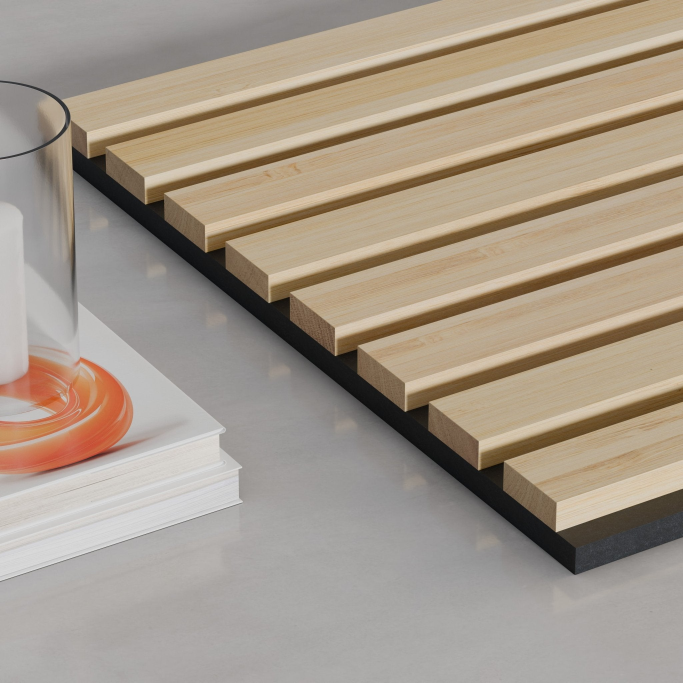
#> input picture data/items/slats-co-solid-bamboo-slats-natural-black-felt/image.jpg, 2048 x 2048 px, given in place of main.jpg, which was not available (shown at 1/3 size)
$ python texture.py
#> lines starting #> are read from the running program, lines starting #| are printed output that depends on the picture
from pathlib import Path
import json
import numpy as np
from PIL import Image, ImageDraw
from scipy.ndimage import gaussian_filter, map_coordinates

ROOT = Path(__file__).resolve().parent
W, H = 1024, 2048
SLATS = 8
FACE, GAP = 1.00, 0.51
RW, RH = SLATS * (FACE + GAP), 24.16
rng = np.random.default_rng(4127)


def noise(shape, sigma):
    a = gaussian_filter(rng.normal(size=shape), sigma, mode='wrap')
    return a / max(a.std(), 1e-8)


def save(name, a):
    Image.fromarray(np.uint8(np.clip(a, 0, 255))).save(ROOT / name)


# Small face-only samples establish color without carrying photographic lighting into the tile.
photo = np.asarray(Image.open(ROOT / 'main.jpg').convert('RGB'), dtype=float)
samples = [(900, 200), (1200, 730), (1100, 460), (1000, 480)]
swatches = np.array([np.median(photo[y-6:y+6, x-6:x+6], axis=(0, 1)) for x, y in samples])
#> swatches = [[187, 172, 148], [208, 190, 167], [186, 166, 138], [186, 162, 126]]
base = swatches.mean(axis=0)
#> base = [191.8, 172.5, 144.8]
base += np.array([4.0, 6.0, 8.0])
#> base = [195.8, 178.5, 152.8]
y, x = np.mgrid[:H, :W]
xin = (x + 0.5) * RW / W
phase = (xin - GAP / 2) % (FACE + GAP)
on_face = phase < FACE
edge = np.minimum(phase, FACE - phase)
color = np.zeros((H, W, 3), dtype=float)
felt = noise((H, W), (0.6, 0.6))
felt_cloud = noise((H, W), (14, 14))
color[:] = np.array([24, 25, 24]) + (felt * 1.7 + felt_cloud * 0.5)[..., None]
height = np.zeros((H, W), dtype=float)

for i in range(SLATS):
    cols = np.flatnonzero(on_face[0] & (np.floor((xin[0] - GAP / 2) / (FACE + GAP)).astype(int) == i))
    n = len(cols)
    yy, xx = np.mgrid[:H, :n]
    broad = noise((H, n), (180, 9))
    fibers = noise((H, n), (95, 0.65))
    fine = noise((H, n), (16, 0.45))
    pores = noise((H, n), (3.2, 0.4))
    warp = 1.6 * noise((H, n), (120, 22))
    fiber_warp = map_coordinates(fibers, [yy.astype(float), xx + warp], order=1, mode='grid-wrap')
    grain = 1.9 * broad + 2.2 * fiber_warp + 0.7 * fine
    grain -= np.maximum(fiber_warp - 0.85, 0) ** 1.3 * 1.4
    node = np.zeros((H, n))
    for j in range(2):
        cy = rng.uniform(0, H)
        bend = 8 * np.sin(xx / n * np.pi + rng.uniform(0, 6.28))
        dist = (yy - cy - bend + H / 2) % H - H / 2
        localized = np.exp(-((xx - rng.uniform(0, n)) / (n * 0.33)) ** 2)
        node += np.exp(-(dist / 2.2) ** 2) * localized * 3.0
        node += np.exp(-(dist / 12) ** 2) * localized * 0.7
    tone = rng.normal(0, 2.0)
    tint = rng.normal(0, 0.65, 3)
    rgb = base + tint + (grain + tone - node)[..., None] * np.array([1.0, 0.94, 0.8])
    color[:, cols] = rgb
    # The felt is 9 mm thick; the exposed square-cut bamboo rises another 13 mm.
    chamfer = np.clip(edge[:, cols] / 0.025, 0, 1)
    height[:, cols] = 13 / 25.4 - 0.025 * (1 - chamfer)
    height[:, cols] += (0.00022 * fine + 0.00010 * pores - 0.00008 * node)
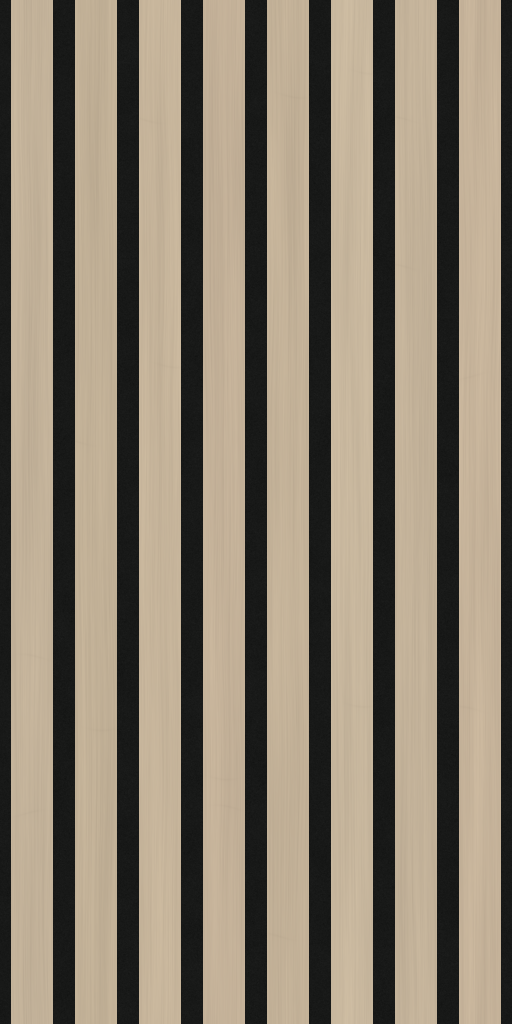
#> color: shape (2048, 1024, 3) float64 (shown at 1/2 size); mean of channels 0, 1, 2 136.9, 125.7, 109; drawn as R, G, B
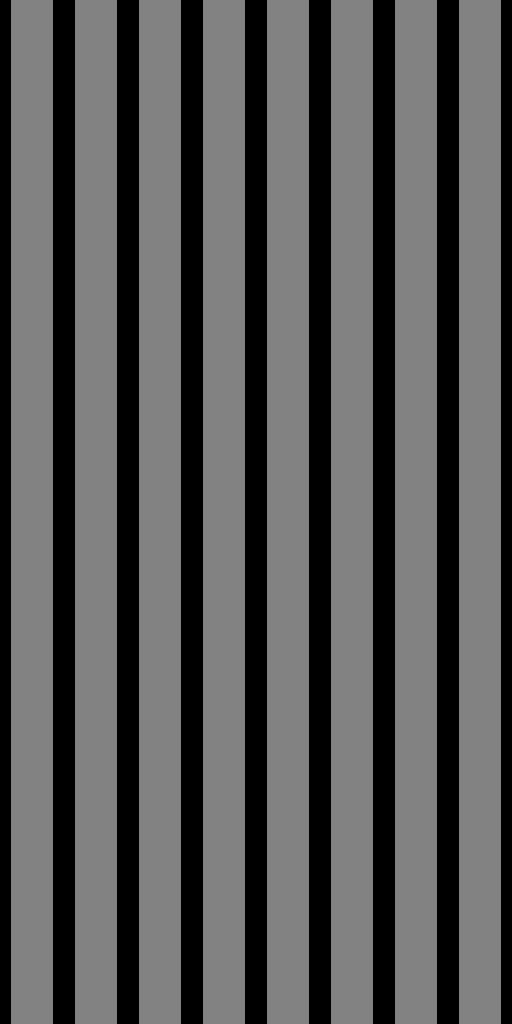
#> height: shape (2048, 1024) float64 (shown at 1/2 size); min 0, max 0.513, mean 0.336

height[~on_face] = (0.00022 * felt)[~on_face]
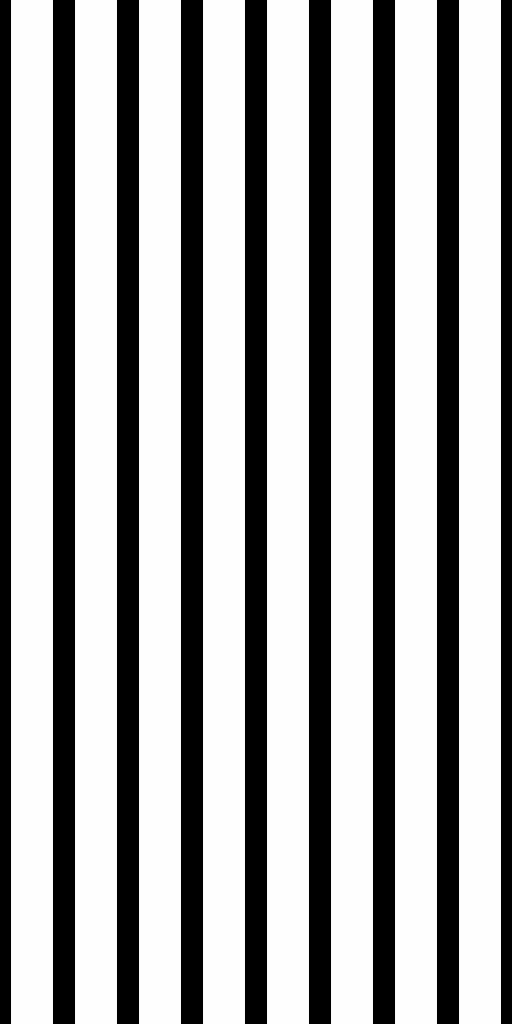
#> height: shape (2048, 1024) float64 (shown at 1/2 size); min -0.00112, max 0.513, mean 0.336; drawn with min black and max white
dx = (np.roll(height, -1, axis=1) - np.roll(height, 1, axis=1)) / (2 * RW / W)
# Image rows point down; OpenGL tangent Y points up.
dy = (np.roll(height, -1, axis=0) - np.roll(height, 1, axis=0)) / (2 * RH / H)
normal = np.stack([-dx, dy, np.ones_like(dx)], axis=-1)
normal /= np.linalg.norm(normal, axis=-1, keepdims=True)
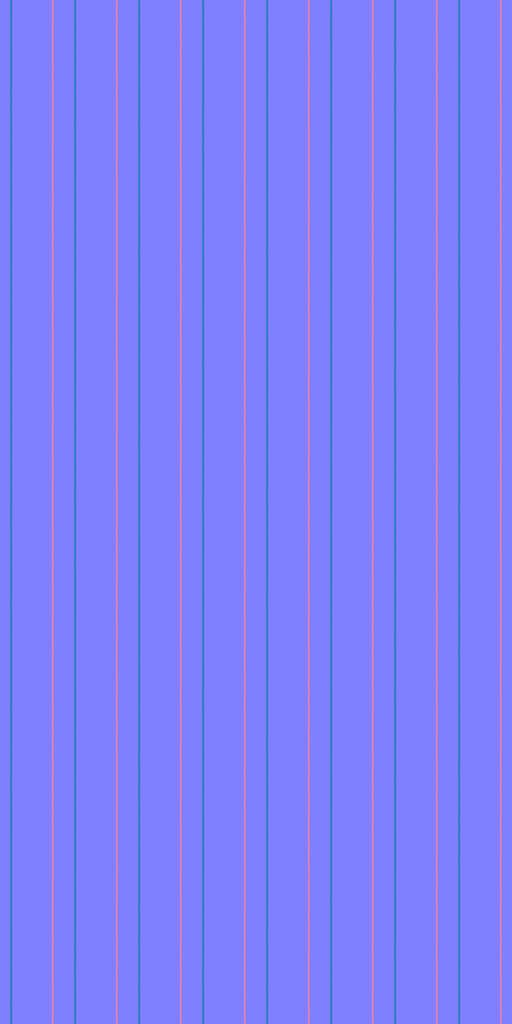
#> normal: shape (2048, 1024, 3) float64 (shown at 1/2 size); mean of channels 0, 1, 2 -1.78e-06, 2.53e-09, 0.968; drawn with min black and max white
save('texture.png', color)
save('normal.png', (normal * 0.5 + 0.5) * 255 + 0.5)
metadata = {
    'repeatWidthIn': RW,
    'repeatHeightIn': RH,
    'depthIn': 0.87,
    'note': 'Manufacturer spec sheet takes precedence over photo estimates: eight 1.00 in solid bamboo slats with 0.51 in square-profile felt gaps on a 1.51 in pitch, 0.51 in slat thickness over 0.35 in felt and 0.87 in specified total depth; tile covers eight pitches (12.08 in, versus the rounded 12.09 in installed panel width). Natural blonde bamboo tones are sampled from the main listing photo, with procedural vertical grain, recycled black felt and a non-gloss protective lacquer finish.'
}
(ROOT / 'texture.json').write_text(json.dumps(metadata, indent=2) + '\n')

light = np.array([-0.48, 0.58, 0.66])
light /= np.linalg.norm(light)
shade = 0.36 + 0.64 * np.maximum(normal @ light, 0)
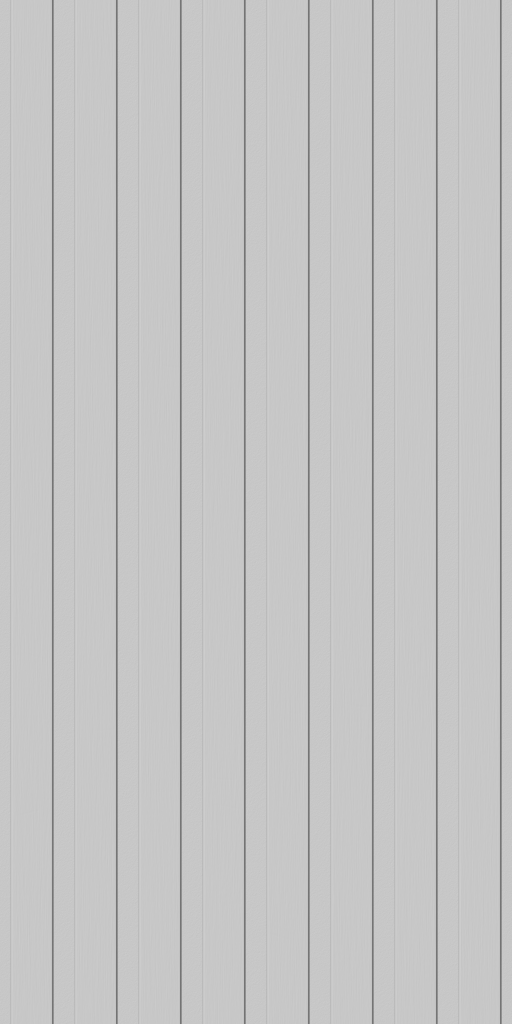
#> shade: shape (2048, 1024) float64 (shown at 1/2 size); min 0.36, max 0.884, mean 0.773
shaded = np.clip(color * shade[..., None], 0, 255).astype('uint8')
thumb = Image.fromarray(np.uint8(np.clip(color, 0, 255))).resize((256, 512), Image.Resampling.LANCZOS)
relief = Image.fromarray(shaded).resize((256, 512), Image.Resampling.LANCZOS)
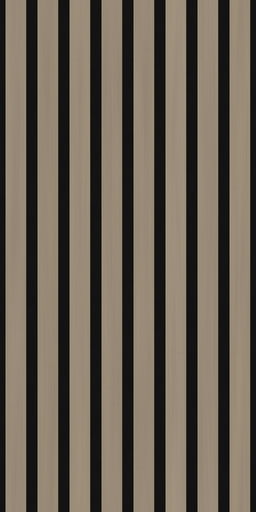
#> relief: PIL image 256x512 RGB; mean R, G, B 105.4, 96.8, 83.8
preview = Image.new('RGB', (1560, 1576), '#eeeae3')
draw = ImageDraw.Draw(preview)
draw.text((12, 10), 'ALBEDO: 3 x 3 tiles', fill='#292620')
draw.text((792, 10), 'NORMAL-MAP RELIEF: upper-left light', fill='#292620')
for row in range(3):
    for col in range(3):
        preview.paste(thumb, (12 + col * 256, 32 + row * 512))
        preview.paste(relief, (792 + col * 256, 32 + row * 512))
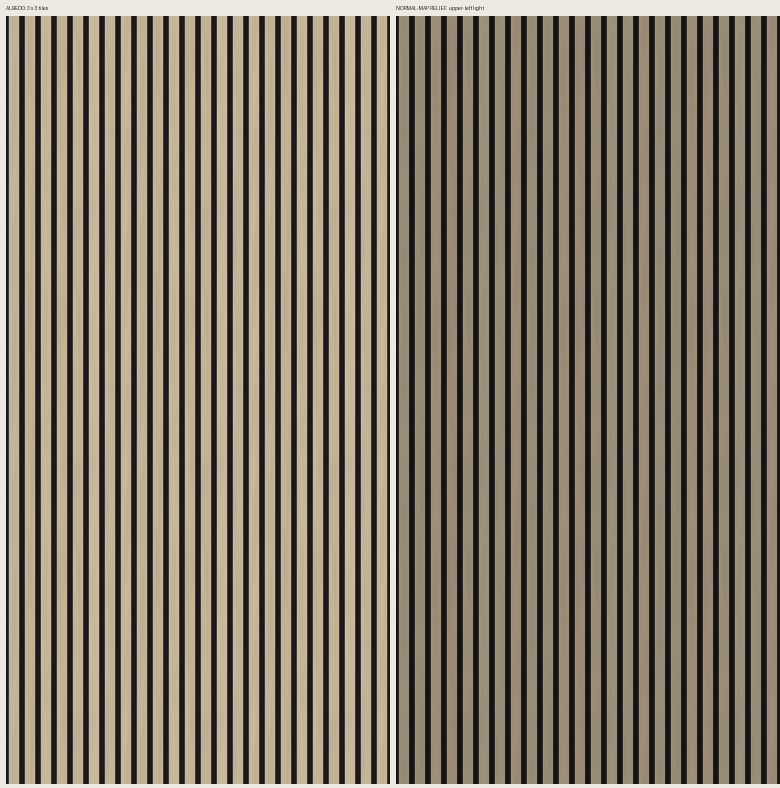
#> preview: PIL image 1560x1576 RGB (shown at 1/2 size); mean R, G, B 125.6, 115.9, 101.4
preview.save(ROOT / 'preview.png')
assert W / H == RW / RH
assert np.isfinite(normal).all()
print(f'Built {W} x {H}; {SLATS} slats; {RW:.2f} x {RH:.2f} inches; sampled face RGB {base.round(1)}')
#| Built 1024 x 2048; 8 slats; 12.08 x 24.16 inches; sampled face RGB [195.8 178.5 152.8]
print('Periodic height derivatives and periodic grain use wrapped boundaries on both axes.')
